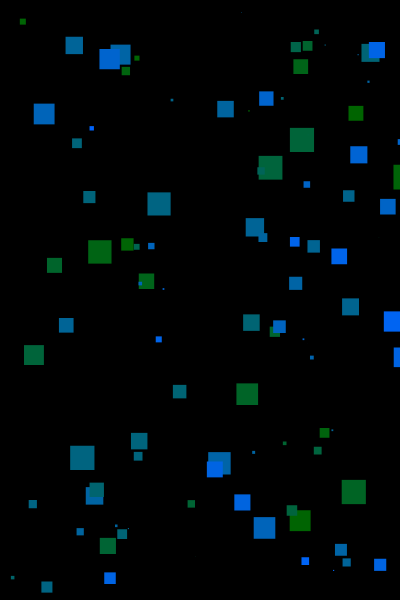
Frame 1 (no input)
Frame 60 (the mouse pressed at the canvas centre just before this capture): identical to frame 1, image omitted
Frame 120 (the mouse held since frame 60 and released just before this capture): identical to frame 1, image omitted

The Processing sketch that drew this single still picture (run headless with seeded random() and noise(); from frame 60 on, the mouse is pressed at the canvas centre):

// Processing sketch: object_fields
// ── object_fields.pde
Square squares[] = new Square[100];

void setup() {
  size(400,600);
  noStroke();
  for (int i=0; i<squares.length; i++) {
    squares[i] = new Square(); //<>//
    squares[i].x = random(width);
    squares[i].y = random(height);
    squares[i].size = random(0.5);
    squares[i].col = color(0,100,random(255));
  }
}

void draw() {
  background(0);
  for (int i=0; i<squares.length; i++) {
    squares[i].update();
  }
}


class Square{
  
  float x;
  float y;
  float size;
  color col;
    
  Square() {
  
  }
 
  void update(){
    
    pushMatrix();
    
    translate(x,y);
    scale(size,size);
    
    fill(col);
    beginShape();
      vertex(0,0);
      vertex(0,50);
      vertex(50,50);
      vertex(50,0);
      vertex(0,0);
    endShape();
    
    popMatrix();
    
  }
  
}
